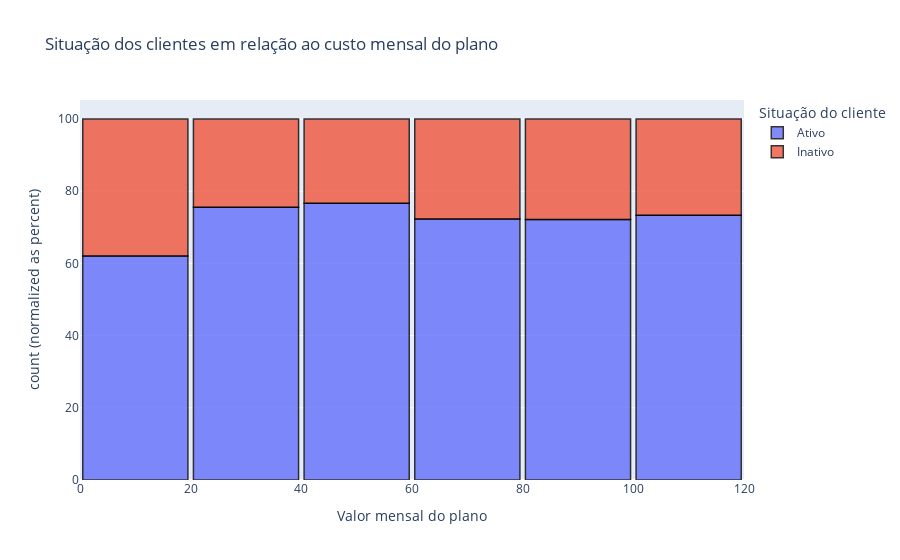

Notebook source saved alongside this figure:
### Markdown cell above
### **3.2.1 - Perfil de gasto mensal dos clientes**

### Code cell
# Avaliação em relação ao custo mensal do plano
df_gastos = df.Valor_Mensal.value_counts()
df_gastos = df_gastos.to_frame().reset_index()
df_gastos.columns = ['Valor mensal do plano', 'Quantidade']
df_gastos['Situação do cliente'] = df.Cliente_Inativo
df_gastos['Situação do cliente'] = df_gastos['Situação do cliente'].map({0:'Ativo', 1:'Inativo'})


fig = px.histogram(df_gastos, x="Valor mensal do plano", color = "Situação do cliente", nbins = 8,
    title="Situação dos clientes em relação ao custo mensal do plano", histnorm = None, barnorm = 'percent')
fig.update_traces( opacity=0.8, marker_line_width=1.5, marker_line_color = 'rgb(0,0,0)')
fig.update_layout(bargap=0.05)
fig.show()

### Figure 1 — Plotly figure (JSON) as saved in the notebook; plotly's stock layout.template omitted (floating-point values rounded to 4 significant figures; data arrays with more than 128 entries replaced by an {"elided": "..."} marker saying what was removed)
{"data": [{"alignmentgroup": "True", "bingroup": "x", "hovertemplate": "Situação do cliente=Ativo<br>Valor mensal do plano=%{x}<br>count (normalized as percent)=%{y}<extra></extra>", "legendgroup": "Ativo", "marker": {"color": "#636efa", "line": {"color": "rgb(0,0,0)", "width": 1.5}, "pattern": {"shape": ""}}, "name": "Ativo", "nbinsx": 8, "offsetgroup": "Ativo", "opacity": 0.8, "orientation": "v", "showlegend": true, "type": "histogram", "x": {"elided": "1165 float values"}, "xaxis": "x", "yaxis": "y"}, {"alignmentgroup": "True", "bingroup": "x", "hovertemplate": "Situação do cliente=Inativo<br>Valor mensal do plano=%{x}<br>count (normalized as percent)=%{y}<extra></extra>", "legendgroup": "Inativo", "marker": {"color": "#EF553B", "line": {"color": "rgb(0,0,0)", "width": 1.5}, "pattern": {"shape": ""}}, "name": "Inativo", "nbinsx": 8, "offsetgroup": "Inativo", "opacity": 0.8, "orientation": "v", "showlegend": true, "type": "histogram", "x": {"elided": "419 float values"}, "xaxis": "x", "yaxis": "y"}], "layout": {"bargap": 0.05, "barmode": "relative", "barnorm": "percent", "legend": {"title": {"text": "Situação do cliente"}, "tracegroupgap": 0}, "title": {"text": "Situação dos clientes em relação ao custo mensal do plano"}, "xaxis": {"anchor": "y", "domain": [0, 1], "title": {"text": "Valor mensal do plano"}}, "yaxis": {"anchor": "x", "domain": [0, 1], "title": {"text": "count (normalized as percent)"}}}}
